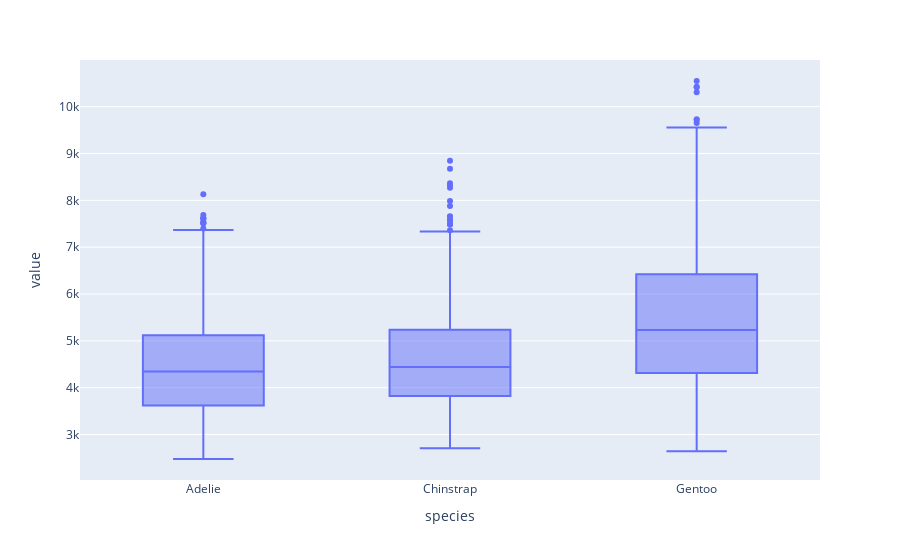

The notebook cell saved with this chart:
### Code cell
px.box(penguins_df, x='species', y=['body_mass_g'])

### Figure 1 — Plotly figure (JSON) as saved in the notebook; plotly's stock layout.template omitted (floating-point values rounded to 4 significant figures; data arrays with more than 128 entries replaced by an {"elided": "..."} marker saying what was removed)
{"data": [{"alignmentgroup": "True", "hovertemplate": "species=%{x}<br>value=%{y}<extra></extra>", "legendgroup": "", "marker": {"color": "#636efa"}, "name": "", "notched": false, "offsetgroup": "", "orientation": "v", "showlegend": false, "type": "box", "x": {"elided": "3430 str values"}, "x0": " ", "xaxis": "x", "y": {"elided": "3430 int values"}, "y0": " ", "yaxis": "y"}], "layout": {"autosize": true, "boxmode": "group", "legend": {"tracegroupgap": 0}, "margin": {"t": 60}, "xaxis": {"anchor": "y", "autorange": true, "domain": [0, 1], "range": [-0.5, 2.5], "title": {"text": "species"}, "type": "category"}, "yaxis": {"anchor": "x", "autorange": true, "domain": [0, 1], "range": [2029.0, 11000.0], "title": {"text": "value"}, "type": "linear"}}}
